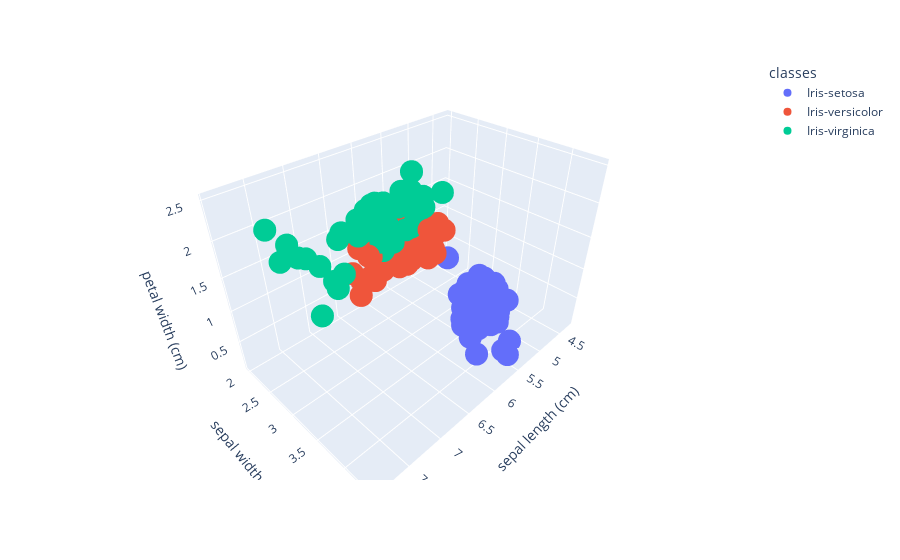

The code cell stored with this chart in its notebook:
### Code cell
# Identificando a dispersão dos dados

fig = px.scatter_3d(df_iris, x='sepal length (cm)', y='sepal width (cm)', z='petal width (cm)',color='classes')
fig

### Figure 1 — Plotly figure (JSON) as saved in the notebook; plotly's stock layout.template omitted (floating-point values rounded to 4 significant figures)
{"data": [{"hovertemplate": "classes=Iris-setosa<br>sepal length (cm)=%{x}<br>sepal width (cm)=%{y}<br>petal width (cm)=%{z}<extra></extra>", "legendgroup": "Iris-setosa", "marker": {"color": "#636efa", "symbol": "circle"}, "mode": "markers", "name": "Iris-setosa", "scene": "scene", "showlegend": true, "type": "scatter3d", "x": [5.1, 4.9, 4.7, 4.6, 5, 5.4, 4.6, 5, 4.4, 4.9, 5.4, 4.8, 4.8, 4.3, 5.8, 5.7, 5.4, 5.1, 5.7, 5.1, 5.4, 5.1, 4.6, 5.1, 4.8, 5, 5, 5.2, 5.2, 4.7, 4.8, 5.4, 5.2, 5.5, 4.9, 5, 5.5, 4.9, 4.4, 5.1, 5, 4.5, 4.4, 5, 5.1, 4.8, 5.1, 4.6, 5.3, 5], "y": [3.5, 3, 3.2, 3.1, 3.6, 3.9, 3.4, 3.4, 2.9, 3.1, 3.7, 3.4, 3, 3, 4, 4.4, 3.9, 3.5, 3.8, 3.8, 3.4, 3.7, 3.6, 3.3, 3.4, 3, 3.4, 3.5, 3.4, 3.2, 3.1, 3.4, 4.1, 4.2, 3.1, 3.2, 3.5, 3.1, 3, 3.4, 3.5, 2.3, 3.2, 3.5, 3.8, 3, 3.8, 3.2, 3.7, 3.3], "z": [0.2, 0.2, 0.2, 0.2, 0.2, 0.4, 0.3, 0.2, 0.2, 0.1, 0.2, 0.2, 0.1, 0.1, 0.2, 0.4, 0.4, 0.3, 0.3, 0.3, 0.2, 0.4, 0.2, 0.5, 0.2, 0.2, 0.4, 0.2, 0.2, 0.2, 0.2, 0.4, 0.1, 0.2, 0.1, 0.2, 0.2, 0.1, 0.2, 0.2, 0.3, 0.3, 0.2, 0.6, 0.4, 0.3, 0.2, 0.2, 0.2, 0.2]}, {"hovertemplate": "classes=Iris-versicolor<br>sepal length (cm)=%{x}<br>sepal width (cm)=%{y}<br>petal width (cm)=%{z}<extra></extra>", "legendgroup": "Iris-versicolor", "marker": {"color": "#EF553B", "symbol": "circle"}, "mode": "markers", "name": "Iris-versicolor", "scene": "scene", "showlegend": true, "type": "scatter3d", "x": [7, 6.4, 6.9, 5.5, 6.5, 5.7, 6.3, 4.9, 6.6, 5.2, 5, 5.9, 6, 6.1, 5.6, 6.7, 5.6, 5.8, 6.2, 5.6, 5.9, 6.1, 6.3, 6.1, 6.4, 6.6, 6.8, 6.7, 6, 5.7, 5.5, 5.5, 5.8, 6, 5.4, 6, 6.7, 6.3, 5.6, 5.5, 5.5, 6.1, 5.8, 5, 5.6, 5.7, 5.7, 6.2, 5.1, 5.7], "y": [3.2, 3.2, 3.1, 2.3, 2.8, 2.8, 3.3, 2.4, 2.9, 2.7, 2, 3, 2.2, 2.9, 2.9, 3.1, 3, 2.7, 2.2, 2.5, 3.2, 2.8, 2.5, 2.8, 2.9, 3, 2.8, 3, 2.9, 2.6, 2.4, 2.4, 2.7, 2.7, 3, 3.4, 3.1, 2.3, 3, 2.5, 2.6, 3, 2.6, 2.3, 2.7, 3, 2.9, 2.9, 2.5, 2.8], "z": [1.4, 1.5, 1.5, 1.3, 1.5, 1.3, 1.6, 1, 1.3, 1.4, 1, 1.5, 1, 1.4, 1.3, 1.4, 1.5, 1, 1.5, 1.1, 1.8, 1.3, 1.5, 1.2, 1.3, 1.4, 1.4, 1.7, 1.5, 1, 1.1, 1, 1.2, 1.6, 1.5, 1.6, 1.5, 1.3, 1.3, 1.3, 1.2, 1.4, 1.2, 1, 1.3, 1.2, 1.3, 1.3, 1.1, 1.3]}, {"hovertemplate": "classes=Iris-virginica<br>sepal length (cm)=%{x}<br>sepal width (cm)=%{y}<br>petal width (cm)=%{z}<extra></extra>", "legendgroup": "Iris-virginica", "marker": {"color": "#00cc96", "symbol": "circle"}, "mode": "markers", "name": "Iris-virginica", "scene": "scene", "showlegend": true, "type": "scatter3d", "x": [6.3, 5.8, 7.1, 6.3, 6.5, 7.6, 4.9, 7.3, 6.7, 7.2, 6.5, 6.4, 6.8, 5.7, 5.8, 6.4, 6.5, 7.7, 7.7, 6, 6.9, 5.6, 7.7, 6.3, 6.7, 7.2, 6.2, 6.1, 6.4, 7.2, 7.4, 7.9, 6.4, 6.3, 6.1, 7.7, 6.3, 6.4, 6, 6.9, 6.7, 6.9, 5.8, 6.8, 6.7, 6.7, 6.3, 6.5, 6.2, 5.9], "y": [3.3, 2.7, 3, 2.9, 3, 3, 2.5, 2.9, 2.5, 3.6, 3.2, 2.7, 3, 2.5, 2.8, 3.2, 3, 3.8, 2.6, 2.2, 3.2, 2.8, 2.8, 2.7, 3.3, 3.2, 2.8, 3, 2.8, 3, 2.8, 3.8, 2.8, 2.8, 2.6, 3, 3.4, 3.1, 3, 3.1, 3.1, 3.1, 2.7, 3.2, 3.3, 3, 2.5, 3, 3.4, 3], "z": [2.5, 1.9, 2.1, 1.8, 2.2, 2.1, 1.7, 1.8, 1.8, 2.5, 2, 1.9, 2.1, 2, 2.4, 2.3, 1.8, 2.2, 2.3, 1.5, 2.3, 2, 2, 1.8, 2.1, 1.8, 1.8, 1.8, 2.1, 1.6, 1.9, 2, 2.2, 1.5, 1.4, 2.3, 2.4, 1.8, 1.8, 2.1, 2.4, 2.3, 1.9, 2.3, 2.5, 2.3, 1.9, 2, 2.3, 1.8]}], "layout": {"legend": {"title": {"text": "classes"}, "tracegroupgap": 0}, "margin": {"t": 60}, "scene": {"domain": {"x": [0, 1], "y": [0, 1]}, "xaxis": {"title": {"text": "sepal length (cm)"}}, "yaxis": {"title": {"text": "sepal width (cm)"}}, "zaxis": {"title": {"text": "petal width (cm)"}}}}}
